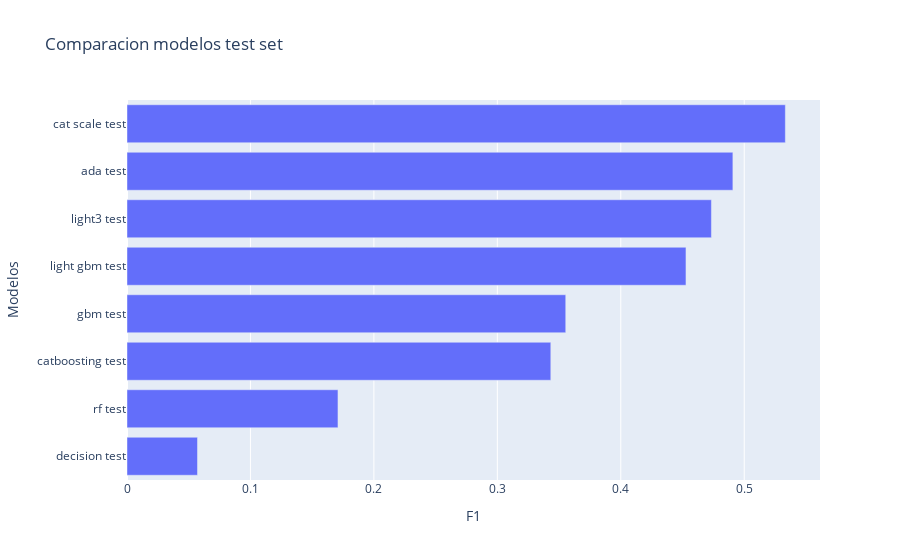

Source (notebook cell):
### Code cell
final_test.sort_values(by = ['F1'], ascending=True,inplace=True)
fig = px.bar(final_test, x ='F1', y = final_test.index,title = 'Comparacion modelos test set', height = 500,labels={'index':'Modelos'})
fig.show()

### Figure 1 — Plotly figure (JSON) as saved in the notebook; plotly's stock layout.template omitted (floating-point values rounded to 4 significant figures)
{"data": [{"alignmentgroup": "True", "hovertemplate": "F1=%{x}<br>Modelos=%{y}<extra></extra>", "legendgroup": "", "marker": {"color": "#636efa", "pattern": {"shape": ""}}, "name": "", "offsetgroup": "", "orientation": "h", "showlegend": false, "textposition": "auto", "type": "bar", "x": [0.0571, 0.1709, 0.3433, 0.3554, 0.4528, 0.4734, 0.4908, 0.5333], "xaxis": "x", "y": ["decision test", "rf test", "catboosting test", "gbm test", "light gbm test", "light3 test", "ada test", "cat scale test"], "yaxis": "y"}], "layout": {"autosize": true, "barmode": "relative", "legend": {"tracegroupgap": 0}, "title": {"text": "Comparacion modelos test set"}, "xaxis": {"anchor": "y", "autorange": true, "domain": [0, 1], "range": [0, 0.5614], "title": {"text": "F1"}, "type": "linear"}, "yaxis": {"anchor": "x", "autorange": true, "domain": [0, 1], "range": [-0.5, 7.5], "title": {"text": "Modelos"}, "type": "category"}}}
